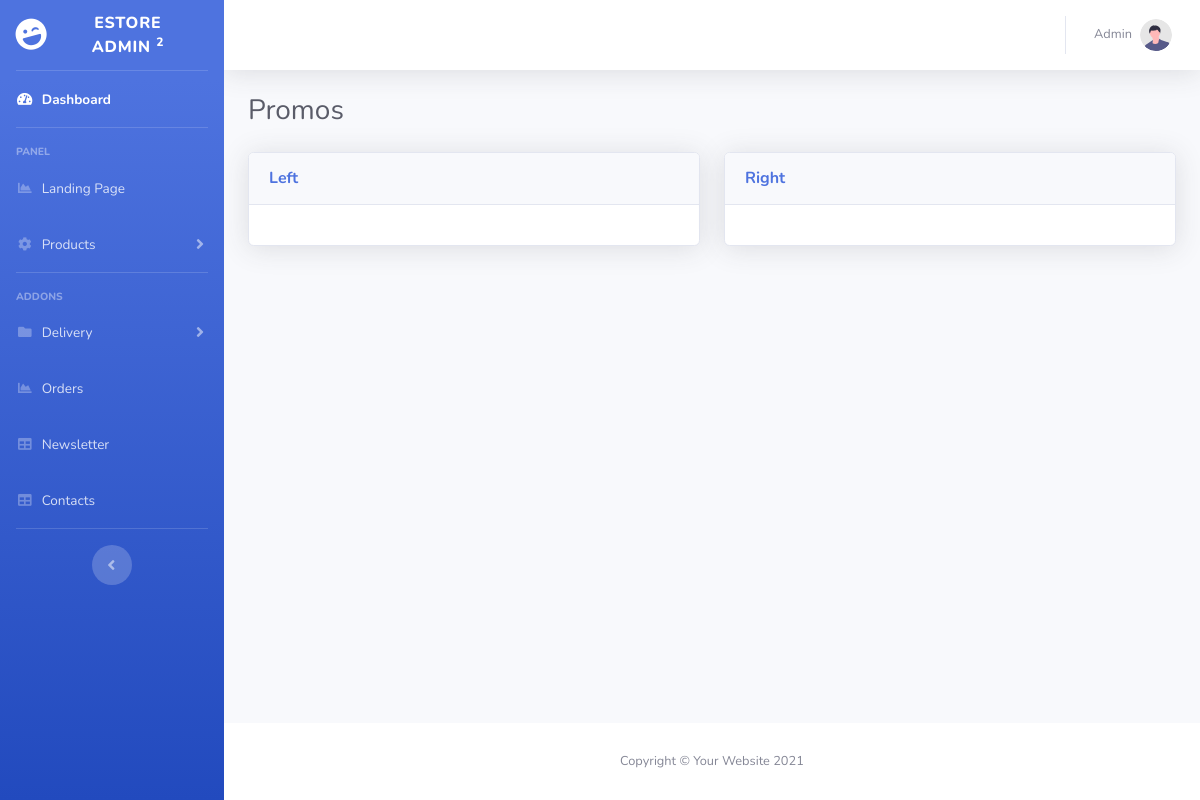
Before: /admin/landing_page.php?page=all_promo (signed in) with the older database file.
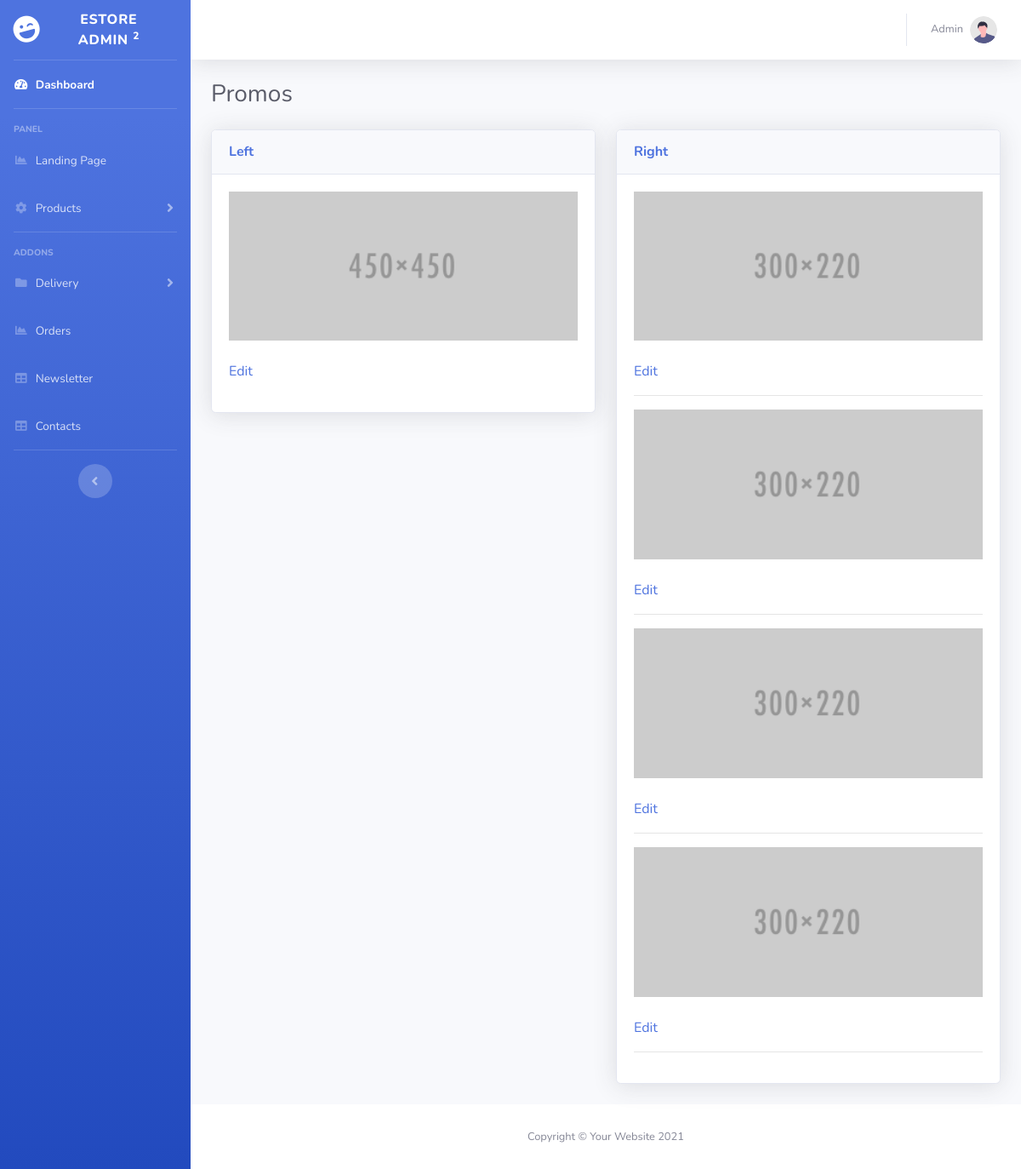
After: the same page with the newer database file.
### tables this page shows
CREATE TABLE `promo` (
  `promo_id` int(11) NOT NULL,
  `promo_img` text NOT NULL,
  `promo_tag` varchar(255) NOT NULL,
  `promo_title` varchar(255) NOT NULL,
  `promo_link` text NOT NULL,
  `promo_position` varchar(50) NOT NULL
);

### admin/includes/promo/all_promo.php (the view, shortened to what this page needs)
<div class="d-sm-flex align-items-center justify-content-between mb-4">
    <h1 class="h3 mb-0 text-gray-800">Promos</h1>
</div>
<div class="row">
    <div class="col-lg-6">
        <div class="card shadow mb-4">
            <div class="card-header py-3">
                <h6 class="m-0 font-weight-bold text-primary">Left</h6>
            </div>
            <div class="card-body">
                <?php
$select_left_promo_query = "SELECT * FROM promo WHERE promo_position = 'left'";
$select_left_promo_result = mysqli_query($connection, $select_left_promo_query);
while($row = mysqli_fetch_assoc($select_left_promo_result)){
    $promo_id = $row['promo_id'];
    $promo_img = $row['promo_img'];
    $promo_link = $row['promo_link'];
    ?>
<a href="<?php echo $promo_link; ?>" target="_blank"><img src="../img/promo/<?php echo $promo_img; ?>" width="100%"></a>
<br>
<br>
<a href="landing_page.php?page=all_promo&edit_id=<?php echo $promo_id; ?>"><p>Edit</p></a>
    <?php
}
                ?>
            </div>
        </div>
    </div>
    <div class="col-lg-6">
        <div class="card shadow mb-4">
            <div class="card-header py-3">
                <h6 class="m-0 font-weight-bold text-primary">Right</h6>
            </div>
            <div class="card-body">
                <?php
$select_left_promo_query = "SELECT * FROM promo WHERE promo_position = 'right'";
$select_left_promo_result = mysqli_query($connection, $select_left_promo_query);
while($row = mysqli_fetch_assoc($select_left_promo_result)){
    $promo_id = $row['promo_id'];
    $promo_img = $row['promo_img'];
    $promo_link = $row['promo_link'];
    ?>
<a href="<?php echo $promo_link; ?>" target="_blank"><img src="../img/promo/<?php echo $promo_img; ?>" width="100%"></a>
<br>
<br>
<a href="landing_page.php?page=all_promo&edit_id=<?php echo $promo_id; ?>"><p>Edit</p></a>
<hr>
    <?php
}
                ?>
            </div>
        </div>
    </div>
</div>

Changed rows visible on the page:
added promo: promo_img (picture), shown under "Left"
added promo: promo_img (picture), shown under "Right"
added promo: promo_img (picture), shown under "Right"
added promo: promo_img (picture), shown under "Right"
added promo: promo_img (picture), shown under "Right"
